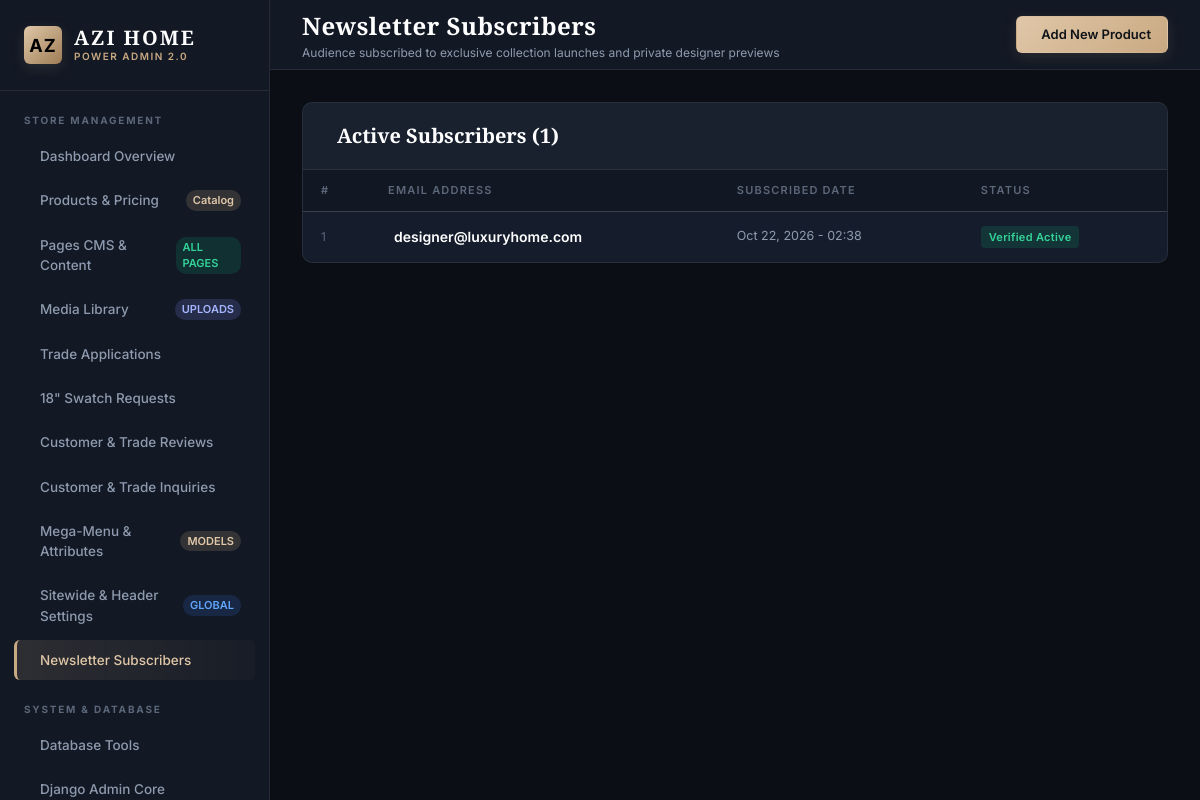
Screenshot of /dashboard/subscribers/ (signed in) with the database file from the repository.
### storefront/models.py (models this page shows, shortened)
class NewsletterSubscriber(models.Model):
    email = models.EmailField(unique=True)
    subscribed_at = models.DateTimeField(auto_now_add=True)

### storefront/dashboard_views.py (the view)
# urls.py: path('dashboard/subscribers/', dashboard_views.dashboard_subscribers, name='dashboard_subscribers'),
def dashboard_subscribers(request):
    if not check_admin_auth(request):
        return redirect('storefront:dashboard_login')
    subs = NewsletterSubscriber.objects.order_by('-subscribed_at')
    return render(request, 'storefront/dashboard/subscribers.html', {
        'active_tab': 'subscribers',
        'subscribers': subs,
    })

### storefront/dashboard_views.py (called while the page is built)
def check_admin_auth(request):
    return request.user.is_authenticated and request.user.is_staff or request.session.get('demo_admin_logged_in', False)

### storefront/models.py (called while the page is built)
    @classmethod
    def get_settings(cls):
        obj, _ = cls.objects.get_or_create(id=1)
        return obj

### storefront/templates/storefront/dashboard/subscribers.html (shortened to what this page needs)
{% extends "storefront/dashboard/layout.html" %}
{% block page_title %}Newsletter Subscribers{% endblock %}
{% block page_subtitle %}Audience subscribed to exclusive collection launches and private designer previews{% endblock %}
{% block content %}
<div class="panel">
  <div class="panel-header">
    <div class="panel-title">
      <span>Active Subscribers ({{ subscribers|length }})</span>
    </div>
  </div>
  <div class="data-table-wrapper">
    <table class="data-table">
      <thead>
        <tr>
          <th>#</th>
          <th>Email Address</th>
          <th>Subscribed Date</th>
          <th>Status</th>
        </tr>
      </thead>
      <tbody>
        {% for sub in subscribers %}
          <tr>
            <td style="color: var(--text-dim); font-size: 12px;">{{ forloop.counter }}</td>
            <td style="font-weight: 600; color: #FFF; font-size: 14px;">
              {{ sub.email }}
            </td>
            <td style="color: var(--text-muted); font-size: 12.5px;">
              {{ sub.subscribed_at|date:"M d, Y - H:i" }}
            </td>
            <td>
              <span class="badge badge-success">Verified Active</span>
            </td>
          </tr>
        {% empty %}
          <tr>
            <td colspan="4" style="text-align: center; color: var(--text-dim); padding: 40px;">
              No subscribers recorded yet. Visitors can subscribe via the storefront footer!
            </td>
          </tr>
        {% endfor %}
      </tbody>
    </table>
  </div>
</div>
{% endblock %}

### storefront/templates/storefront/dashboard/layout.html (style rules this page uses)
:root { --bg-dark: #0B0E14; --bg-surface: #121824; --bg-surface-elevated: #182030; --bg-card: #151D2C; --border-color: rgba(255, 255, 255, 0.08); --border-focus: rgba(200, 162, 122, 0.5); --gold-primary: #C9A982; --gold-light: #E0C7A8; --gold-dark: #9E7D56; --gold-glow: rgba(201, 169, 130, 0.15); --text-main: #F0F2F5; --text-muted: #8E9BAE; --text-dim: #5C6779; --accent-success: #10B981; --accent-warning: #F59E0B; --accent-danger: #EF4444; --accent-info: #3B82F6; --font-heading: 'Cormorant Garamond', Georgia, serif; --font-body: 'Inter', system-ui, -apple-system, sans-serif; --radius-sm: 6px; --radius-md: 10px; --radius-lg: 16px; --sidebar-width: 270px; }
* { box-sizing: border-box; margin: 0; padding: 0; }
body { background-color: var(--bg-dark); color: var(--text-main); font-family: var(--font-body); font-size: 14px; line-height: 1.5; min-height: 100vh; display: flex; }
.panel { background: var(--bg-card); border: 1px solid var(--border-color); border-radius: var(--radius-md); margin-bottom: 28px; overflow: hidden; }
.panel-header { padding: 18px 24px; border-bottom: 1px solid var(--border-color); display: flex; align-items: center; justify-content: space-between; background: rgba(255, 255, 255, 0.015); }
.panel-title { font-family: var(--font-heading); font-size: 20px; font-weight: 600; color: #FFF; display: flex; align-items: center; gap: 10px; }
.data-table-wrapper { overflow-x: auto; }
.data-table { width: 100%; border-collapse: collapse; text-align: left; }
.data-table th { padding: 12px 18px; font-size: 11px; text-transform: uppercase; letter-spacing: 1.2px; color: var(--text-dim); font-weight: 600; border-bottom: 1px solid var(--border-color); background: rgba(0, 0, 0, 0.2); }
.data-table td { padding: 14px 18px; border-bottom: 1px solid var(--border-color); font-size: 13px; color: var(--text-main); vertical-align: middle; }
.data-table tr:last-child td { border-bottom: none; }
.badge { display: inline-flex; align-items: center; padding: 3px 8px; border-radius: 4px; font-size: 11px; font-weight: 600; letter-spacing: 0.3px; }
.badge-success { background: rgba(16, 185, 129, 0.15); color: #34D399; }

### rows the page displays
NewsletterSubscriber: email "designer@luxuryhome.com", subscribed_at "Oct 22, 2026 - 02:38"

### other values shown
{{ total_products|default:"Catalog" }} "Catalog"
{{ subscribers|length }} "1"
